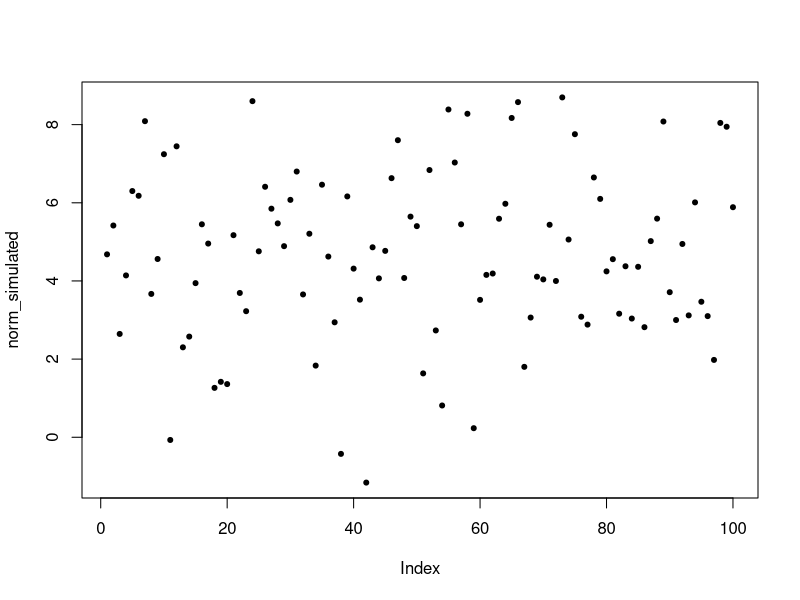
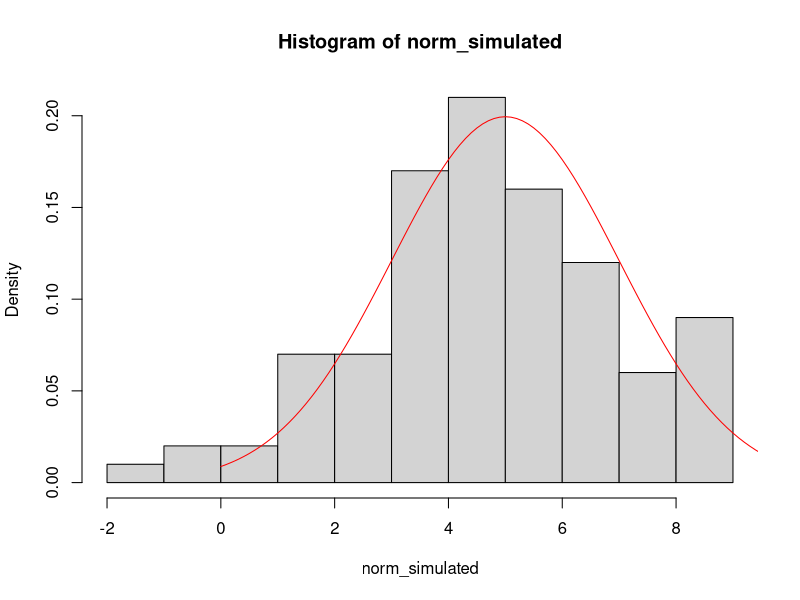
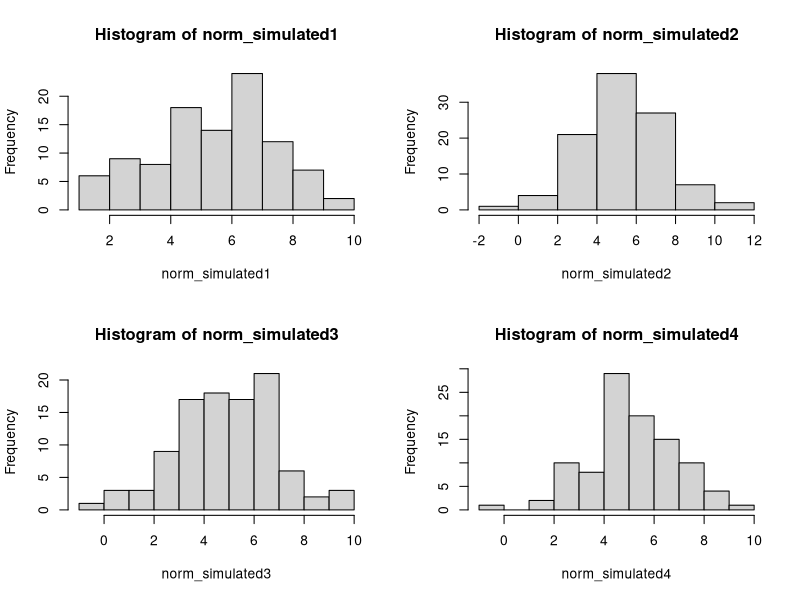
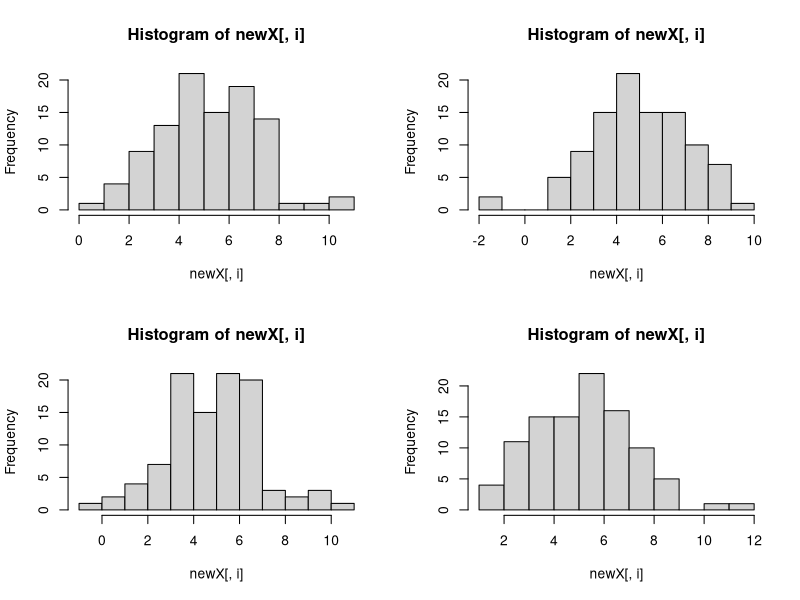
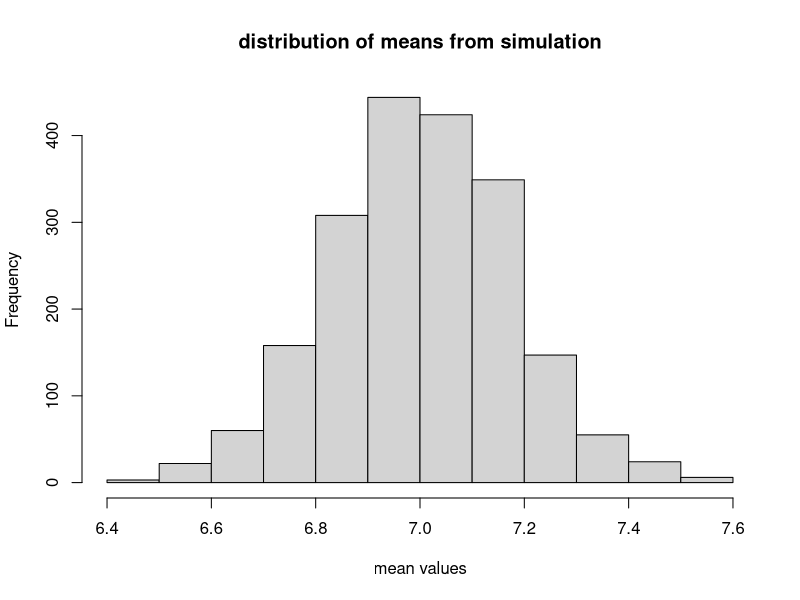
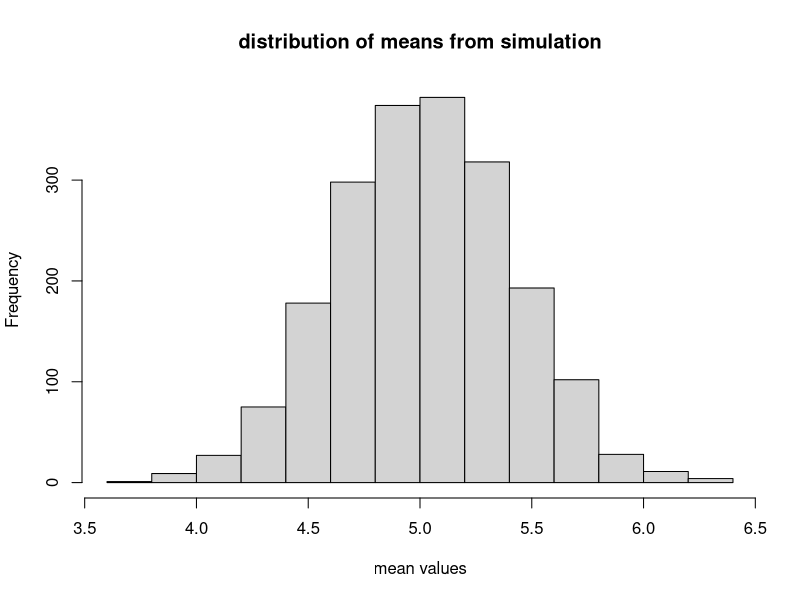
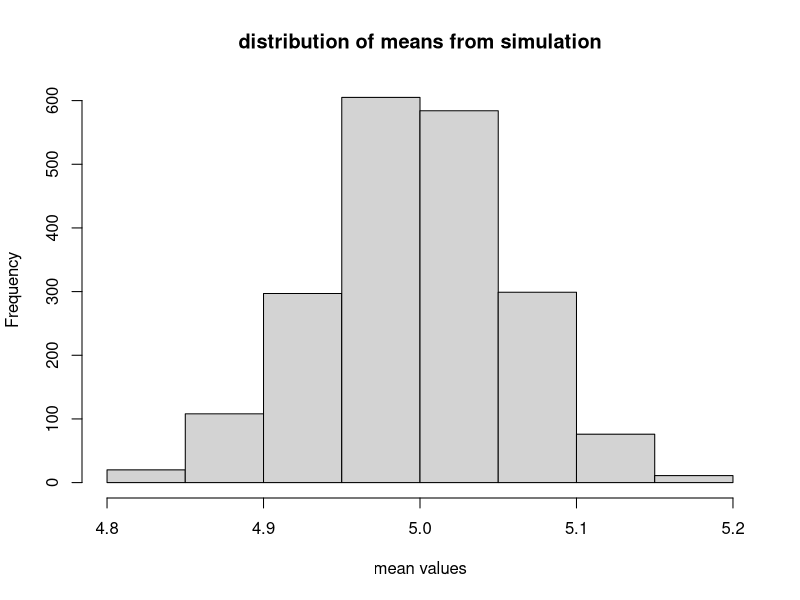
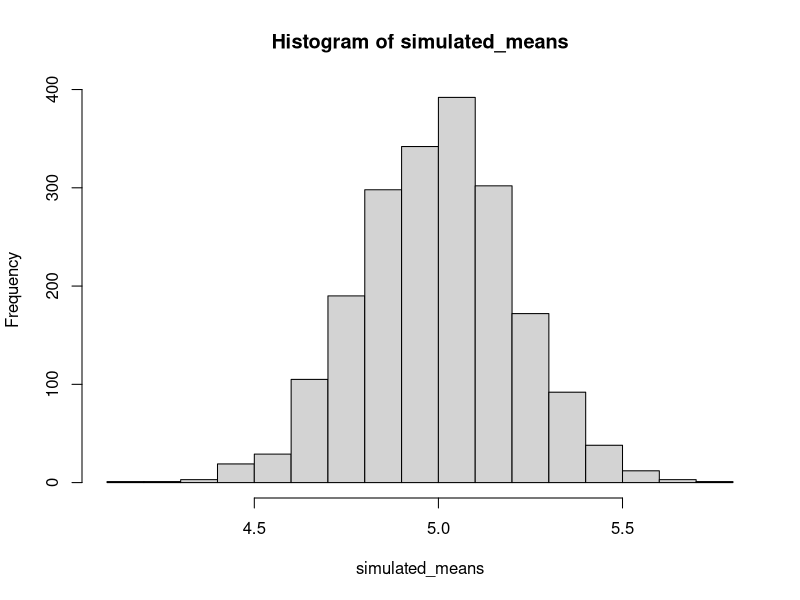

Write R code to recreate these figures, in order.
## ---- chunk 1
knitr::opts_chunk$set(echo = TRUE)
## ---- chunk 2
norm_simulated <- rnorm(n = 100, mean  = 5, sd = 2)

par(mfrow=c(1,1))

plot(norm_simulated, pch = 20)

hist(norm_simulated, freq = F)

curve(dnorm(x, mean = 5, sd = 2), from = 0, to = 10, 
      add = T, col = "red")
## ---- chunk 3
mean(norm_simulated)
sd(norm_simulated)
## ---- chunk 4
norm_simulated1 <- rnorm(n = 100, mean  = 5, sd = 2)
norm_simulated2 <- rnorm(n = 100, mean  = 5, sd = 2)
norm_simulated3 <- rnorm(n = 100, mean  = 5, sd = 2)
norm_simulated4 <- rnorm(n = 100, mean  = 5, sd = 2)

par(mfrow = c(2,2))
hist(norm_simulated1)
hist(norm_simulated2)
hist(norm_simulated3)
hist(norm_simulated4)
par(mfrow = c(1,1))

mean(norm_simulated1)
mean(norm_simulated2)
mean(norm_simulated3)
mean(norm_simulated4)
## ---- chunk 5
norm_sim_all_2 <- replicate(n = 4, 
                            rnorm(n = 100, mean = 5, sd = 2)) 

par(mfrow = c(2,2))

apply(X = norm_sim_all_2, MARGIN = 2, FUN = hist)
apply(X = norm_sim_all_2, MARGIN = 2, FUN = mean)
apply(X = norm_sim_all_2, MARGIN = 2, FUN = sd)

par(mfrow=c(1,1))

## ---- chunk 6
norm_sim_all_3 <- replicate(n=2000, 
                            rnorm(n = 100, mean = 7, sd = 1.8)) 
## ---- chunk 7
hist(apply(X = norm_sim_all_3, MARGIN = 2, FUN = mean),
     main = "distribution of means from simulation",
     xlab = "mean values")


# standard deviation among sampled means (the standard error of the mean)
sd(apply(X = norm_sim_all_3, MARGIN = 2, FUN = mean))
## ---- chunk 8
norm_sim_all_4 <- replicate(n = 2000, 
                            rnorm(n = 25, mean = 5,sd = 2))

# standard deviation among sampled means (the standard error of the mean)
sd(apply(norm_sim_all_4,2, mean))

hist(apply(norm_sim_all_4,2,mean),
     main = "distribution of means from simulation",
     xlab = "mean values")
## ---- chunk 9
norm_sim_all_5 <- replicate(n = 2000,
                            rnorm(1000, 5, 2))


sd(apply(norm_sim_all_5, 2, mean))

hist(apply(norm_sim_all_5, 2, mean),
     main = "distribution of means from simulation",
     xlab = "mean values")
## ---- chunk 10

sd(apply(norm_sim_all_4, 2, mean)) # n=25

sd(apply(norm_sim_all_2, 2, mean)) # n=100

sd(apply(norm_sim_all_5, 2, mean)) # n=1000
## ---- chunk 11
N <- 2000
## ---- chunk 12
simulated_means <- rep(NA, N) # Create an empty vector of length N

head(simulated_means)  # Filled with "missing data" until we fill it
## ---- chunk 13

for (i in 1:N) {
	sim_data <- rnorm(n = 100, mean  = 5, sd = 2)
	simulated_means[i] <- mean(sim_data)
	rm(sim_data) # While this gets over-written each iteration of the loop, 
	   #we want to remove it after the last iteration.
}
## ---- chunk 14
hist(simulated_means)
sd(simulated_means)
## ---- chunk 15
a = 5
b = 0.7
x <- seq(2, 20) # our predictor variable
y_fixed <- a + b*x  # the deterministic part of our model

par(mfrow = c(2, 1))
plot(y_fixed ~ x, pch = 20, col = "red")  # The deterministic relationship.
## ---- chunk 16

y.sim.1 <- rnorm(length(x), mean = y_fixed, sd = 2.5) 
## ---- chunk 17
plot(y.sim.1 ~ x, pch = 20, col = "red")
abline(a = 5, b = 0.7, lwd = 2) # Expected relationship based on the "known" parameters we used.
## ---- chunk 18
y.sim.1.lm <- lm(y.sim.1 ~ x)

summary(y.sim.1.lm)  # notice parameter estimates and RSE!

confint(y.sim.1.lm) # does it include our expected (TRUE) values?

plot(y.sim.1 ~ x, pch = 20, col = "red")

abline(a = 5, b = 0.7, lwd = 2) 
abline(reg=y.sim.1.lm, lty = 2, col = "purple", lwd = 2) # estimated values based on simulated data.
